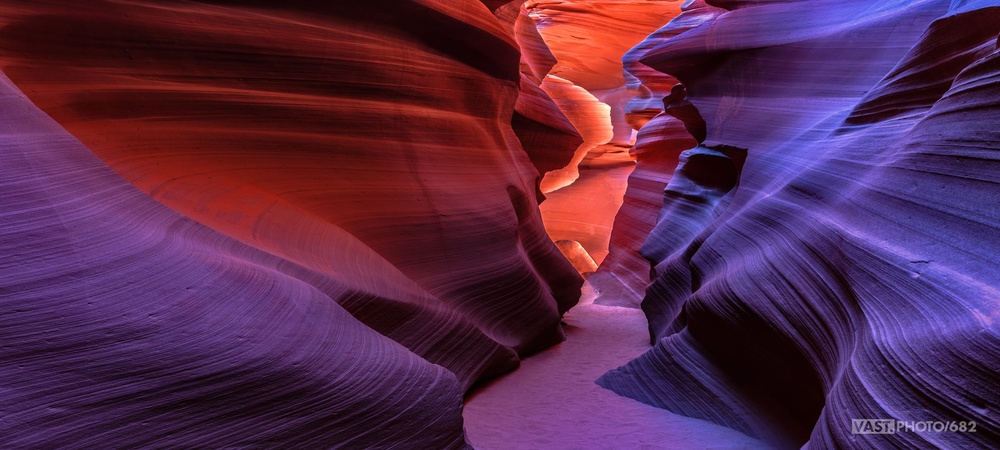
#> input picture hd2.jpg, 1000 x 450 px, shrunk from 2400 x 1080 before the run
$ jupyter execute FourierConvolution.ipynb
#> lines starting #> are read from the running program, lines starting #| are printed output that depends on the picture; long printed decimals are rounded
[cell 1]
# import necessary libraries
import cv2
import numpy as np
import matplotlib.pyplot as plt

### Bild in Graustufen einlesen

[cell 2]
# read image as grayscale
img = cv2.imread('hd2.jpg', 0)
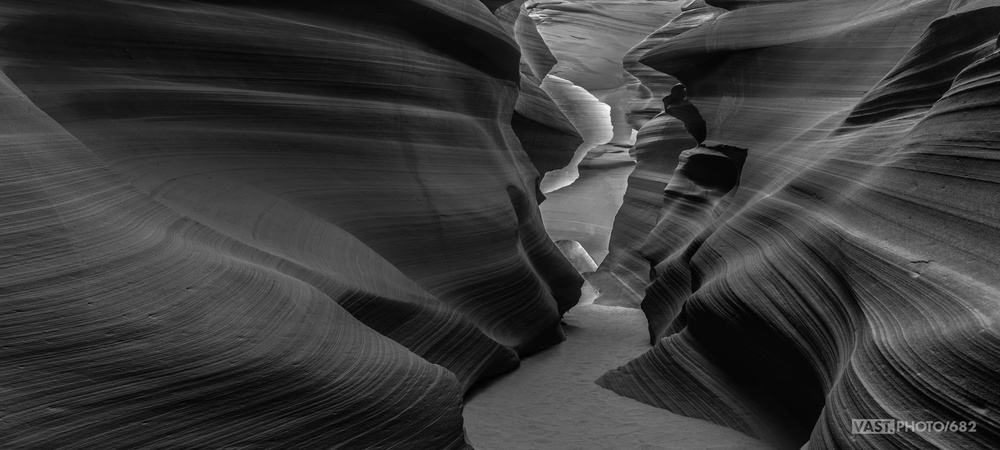
#> img: shape (450, 1000); min 0, max 255, mean 57.6
print("Shape: ", img.shape)
#| Shape:  (450, 1000)
#plt.imshow(img, cmap='gray');

### Kernel im Ortsraum (klein)

[cell 3]
kernel_size = 8
x = cv2.getGaussianKernel(kernel_size, 2)
gauss_kernel = x*x.T

#plt.imshow(gauss_kernel, cmap='gray');

### Kernel im Ortsraum (groß)

[cell 4]
# In die Größe des Bildes einbetten
top = int((img.shape[0]/2) - kernel_size/2)
#> top = 221
bottom = int((img.shape[0]/2) - kernel_size/2)
#> bottom = 221
left = int((img.shape[1]/2) - kernel_size/2)
#> left = 496
right = int((img.shape[1]/2) - kernel_size/2)
#> right = 496
gauss_groß = cv2.copyMakeBorder(gauss_kernel, top, bottom, left, right, cv2.BORDER_CONSTANT, 0)
#plt.imshow(gauss_groß, cmap='gray');

### Gefiltertes Bild im Ortsraum (Frequenzraumgefiltert)

[cell 5]
# Shift the kernel
kernel_shift = np.fft.fftshift(gauss_groß)

# Transform kernel in fourier domain
kernel_opencv = cv2.dft(np.float32(kernel_shift),flags = cv2.DFT_COMPLEX_OUTPUT)
kernel_numpy = np.fft.fft2(kernel_shift)


print("Kernel_DFT: ")
print("OpenCV: ",kernel_opencv[1][0])
#| OpenCV:  [0.9997  0.006979]
print("Numpy: ",kernel_numpy[1][0])
#| Numpy:  (0.9997+0.006979170727623402j)


# Transform image in fourier domain
img_opencv = cv2.dft(np.float32(img),flags = cv2.DFT_COMPLEX_OUTPUT)
img_numpy = np.fft.fft2(img)

print("\nImg_DFT: ")
print("OpenCV: ",img_opencv[1][0])
#| OpenCV:  [-2288920.8   -355711.62]
print("Numpy: ",img_numpy[1][0])
#| Numpy:  (-2288920.513-355711.6081111623j)


# Multiplikation
mult_opencv = kernel_opencv* img_opencv
mult_numpy = kernel_numpy*img_numpy
mult_spec = cv2.mulSpectrums(kernel_opencv, img_opencv,0)

print("\nMultipliziert: ")
print("OpenCV: ",mult_opencv[1][0])
#| OpenCV:  [-2288179.8       -2482.5674]
print("Numpy: ",mult_numpy[1][0])
#| Numpy:  (-2285697.078-371571.24078893656j)
print("OpenCV_Mulspectrum: ",mult_spec[1][0])
#| OpenCV_Mulspectrum:  [-2285697.2   -371571.22]


# OpenCV inverse DFT false
img_back_opencv = cv2.idft(mult_opencv)
img_back_opencv = cv2.magnitude(img_back_opencv[:,:,0],img_back_opencv[:,:,1])
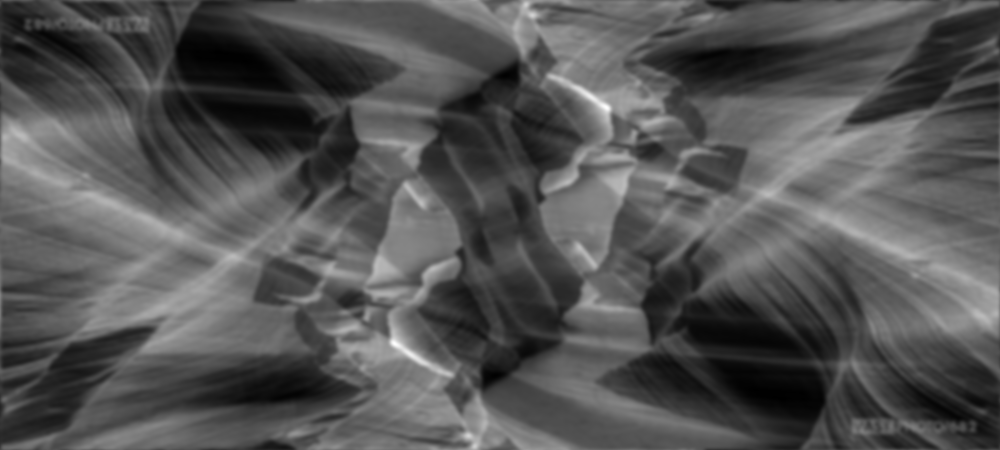
#> img_back_opencv: shape (450, 1000) float32; min 4083611, max 69937944, mean 25906754; drawn with min black and max white

# Numpy inverse DFT
img_back_numpy = np.fft.ifft2(mult_numpy)
img_back_numpy = np.real(img_back_numpy)

# OpenCV inverse DFT with multSpectrum
img_back_spec = cv2.idft(mult_spec)
img_back_spec = cv2.magnitude(img_back_spec[:,:,0],img_back_spec[:,:,1])


plt.imshow(img_back_opencv, cmap='gray');

$ run again, with AB1.jpg copied over hd2.jpg
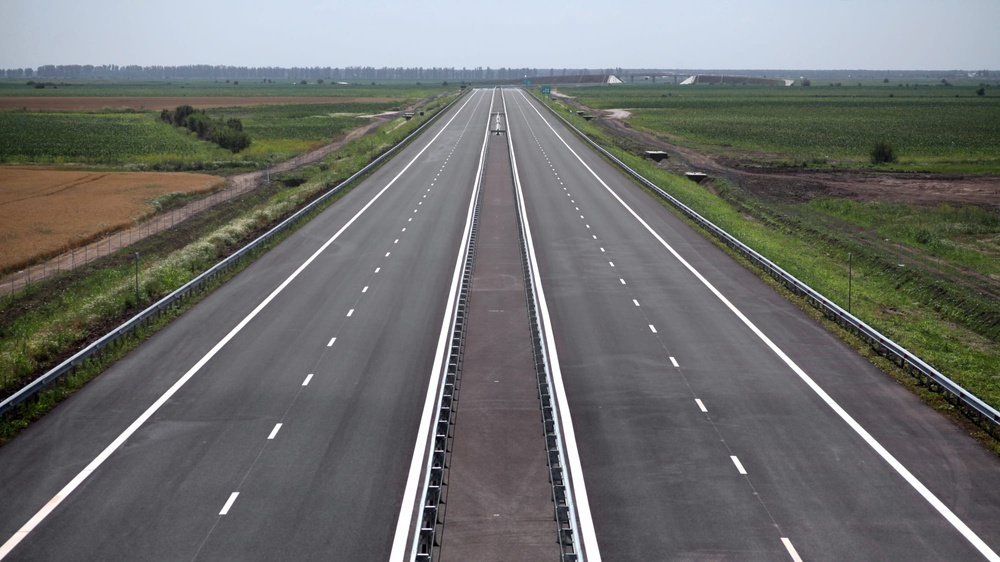
#> input picture AB1.jpg, 1000 x 562 px, shrunk from 2000 x 1125 before the run
#| Shape:  (562, 1000)
#| OpenCV:  [0.9998 0.005589]
#| Numpy:  (0.9998+0.0055889206355222276j)
#| OpenCV:  [ 6853928.  -2920576.2]
#| Numpy:  (6853926.255-2920576.5450681383j)
#| OpenCV:  [6852505.5    -16322.869]
#| Numpy:  (6868826.733-2881664.389315142j)
#| OpenCV_Mulspectrum:  [ 6868828.5 -2881664. ]
#> `img_back_opencv = cv2.magnitude(img_back_opencv[:,:,0],img_back_opencv..`:
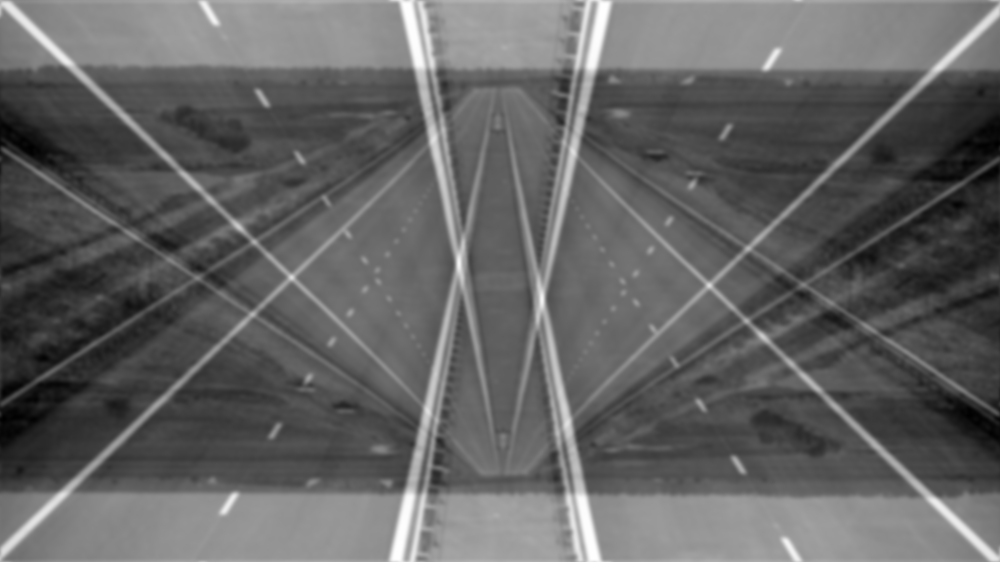
#> img_back_opencv: shape (562, 1000) float32; min 16167382, max 134041528, mean 62174468; drawn with min black and max white
#> `img_back_numpy = np.real(img_back_numpy)`:
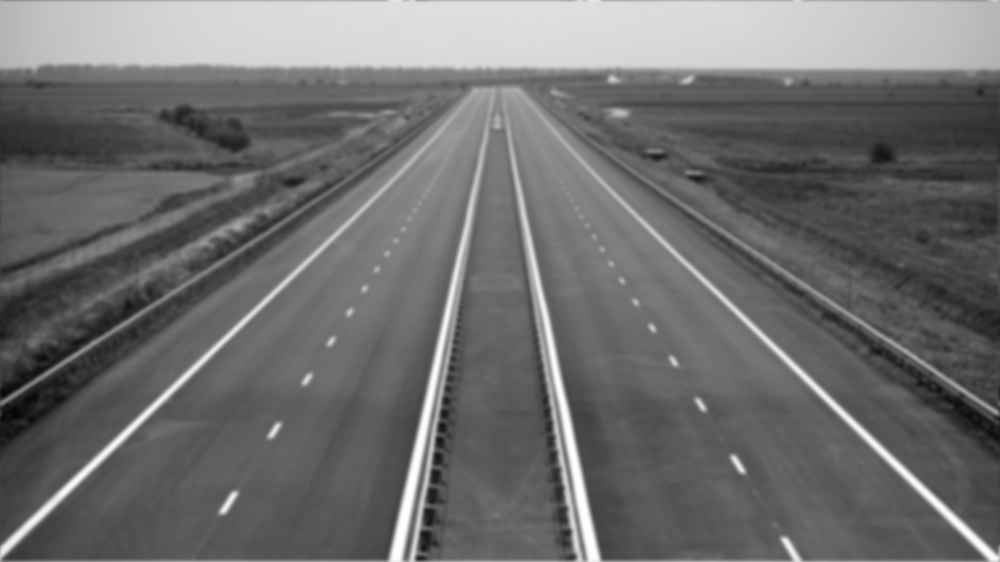
#> img_back_numpy: shape (562, 1000) float64; min 5.3, max 255, mean 110.6
